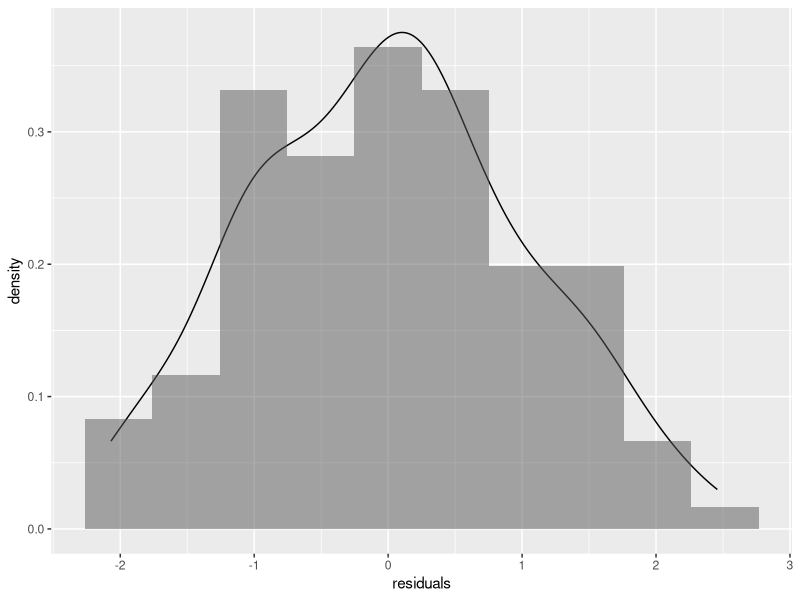
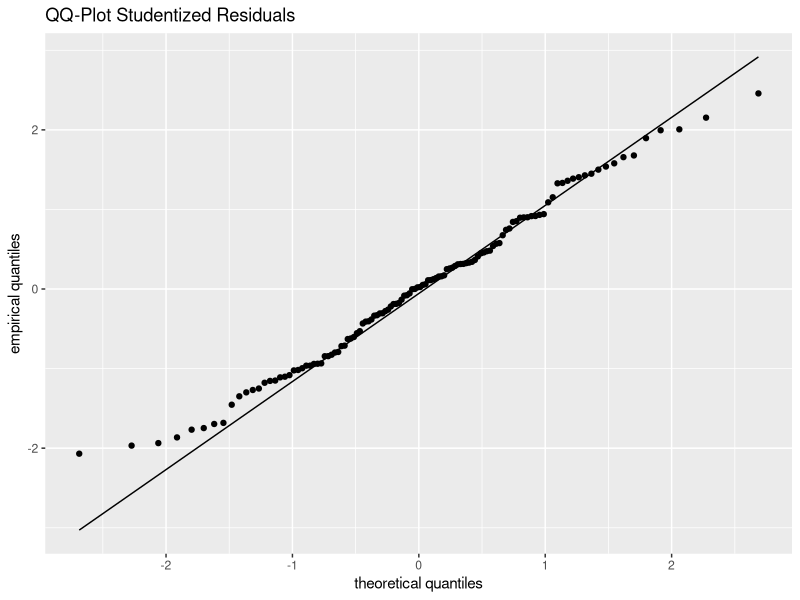
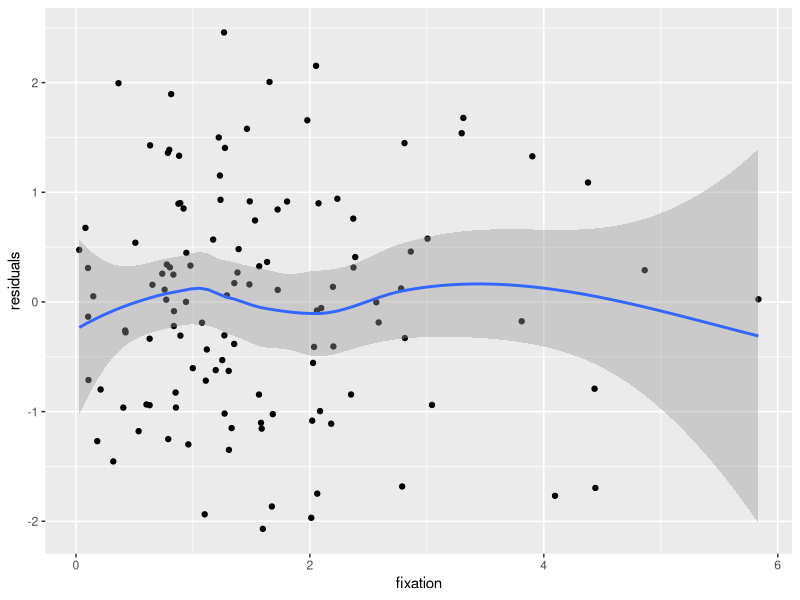
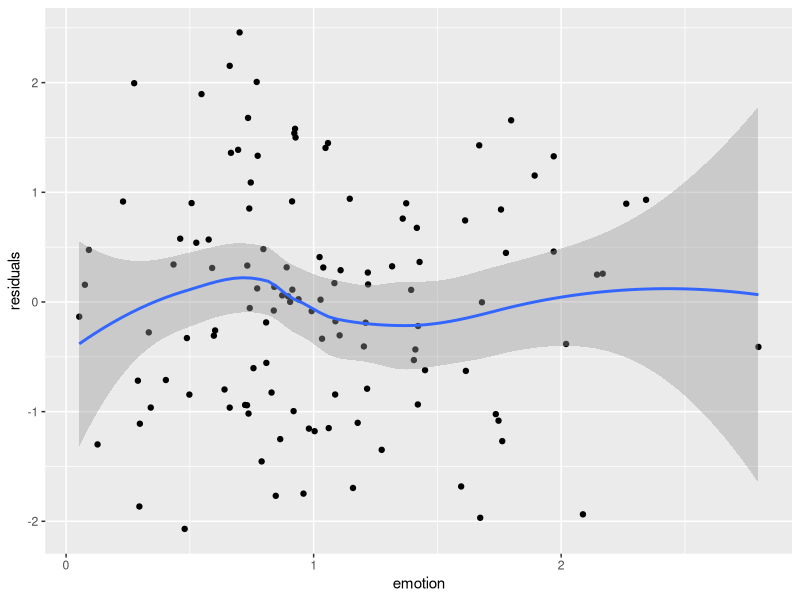
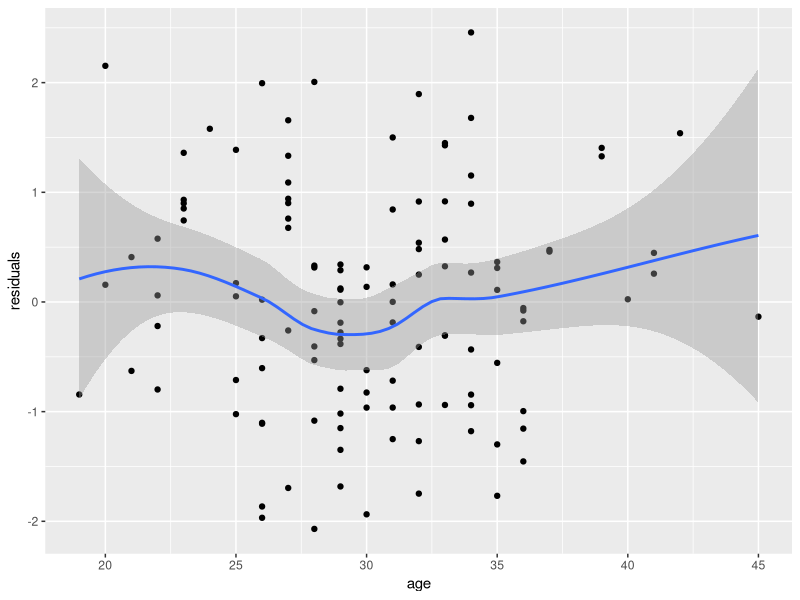
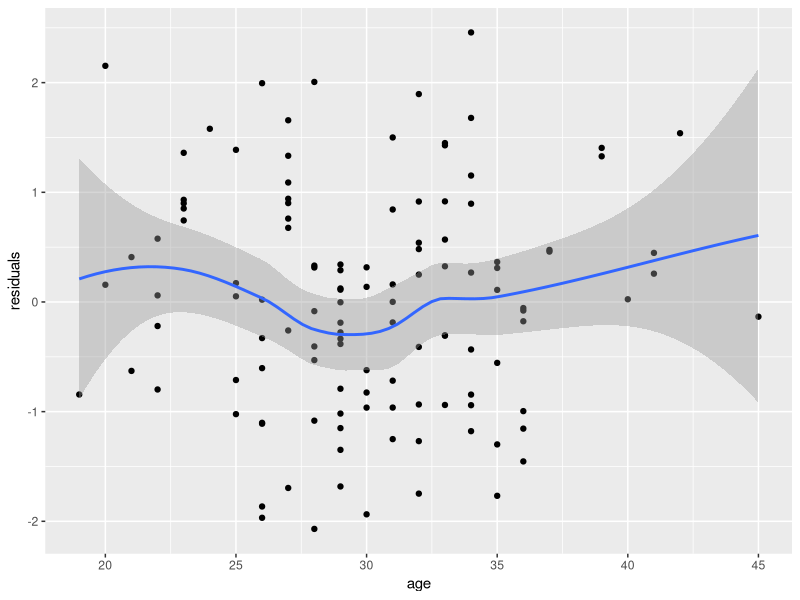
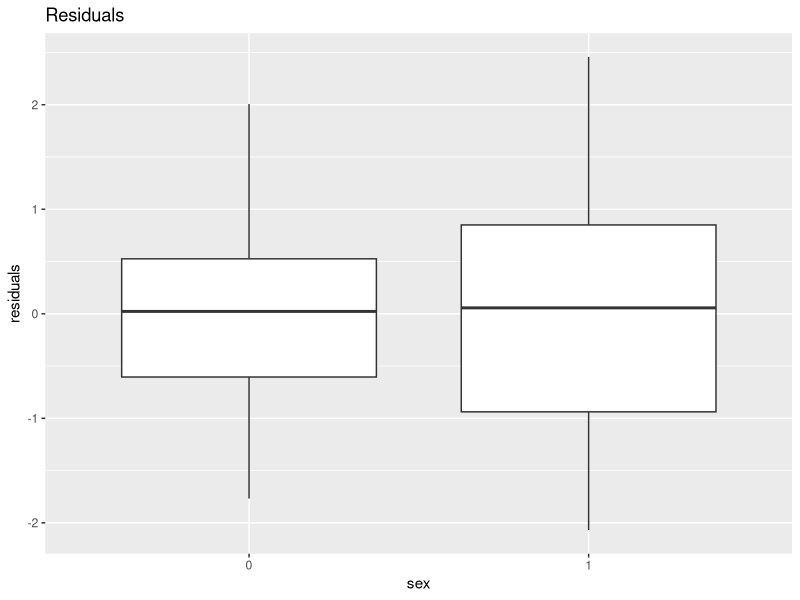
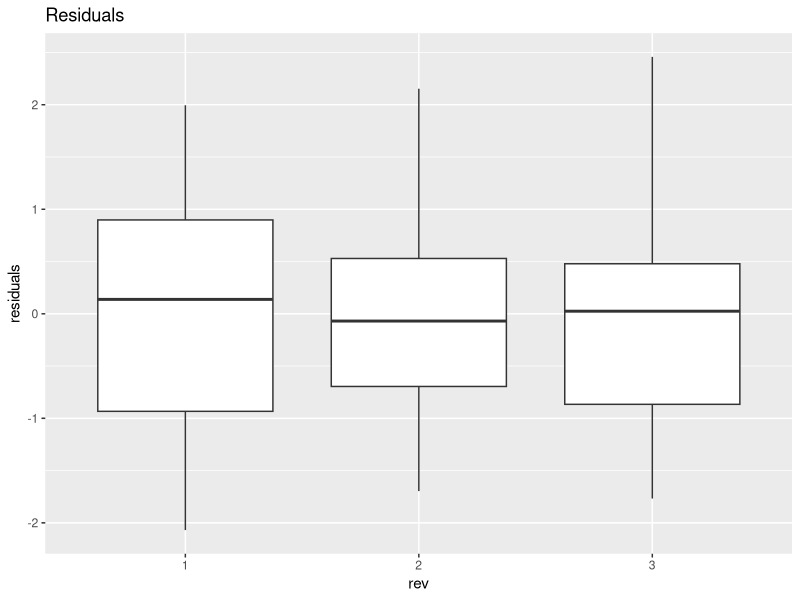

The R script that drew these images, in order:

# Practice of the second part of Linear Regression


### 0 - Data

intention <- read.csv("ch2_part2_A_code/intention.csv")
head(intention)



### 1 - Model
mod <- lm(intent~fix+emo+age+sex+stat, data = intention)
summary(mod)



### 2 - Categorical Values

# Creating indicator variables
intention$educ1 <-  as.numeric(intention$educ == 1)
intention$educ2 <-  as.numeric(intention$educ == 2)
intention$educ3 <-  as.numeric(intention$educ == 3)
head(intention)

# verification
attach(intention)

table(educ, educ1)
table(educ, educ2)
table(educ, educ3)

summary(educ1 +educ2 + educ3)

mod2.1 <- lm(intent ~ educ1 + educ2, data = intention)
summary(mod2.1)

mod2.2 <- lm(intent ~ educ1 + educ3, data = intention)
summary(mod2.2)

mod2.3 <- lm(intent ~ educ2 + educ3, data = intention)
summary(mod2.3)

# no need to use all educ varibles
mod2.4 <- lm(intent ~ educ1 + educ2 + educ3, data = intention)
summary(mod2.4)

# as.factor
mod2.5 <- lm(intent ~ as.factor(educ), data = intention)
summary(mod2.5)

# Change the reference level
intention$educ <- relevel(as.factor(intention$educ), ref=2)
mod2.6 <- lm(intent ~ educ, data = intention)
summary(mod2.6)

# all comparisons
install.packages("emmenas")
library(emmeans)

comp <- emmeans(mod2.6, ~educ)
comp

contrast(comp, method="pairwise", adjuste="none")



### 3 - Test global effects
mod <- lm(intent ~ sex + age + as.factor(rev) + as.factor(educ) + stat + fix + emo, data=intention)
summary(mod)

# Sequention SS
anova(mod)


# SSR (here, i.e. SSE(reduced) - SSE(full) where reduced model is an intercept only model )
sum(anova(mod)[1:7,2])


# p
sum(anova(mod)[1:7,1])


# SSE(full)
anova(mod)[8,2]


# n-p-1
anova(mod)[8,1]

# p-value
pf(9.988936,9,110,lower.tail=FALSE)


# model without X1,...,Xp
null<-lm(intent~1,data=intention)
summary(null)


# SST
anova(null)


## global f-test
anova(mod,null)


# Test F:
# individual variable effects
library(car)

Anova(mod)
?Anova

# another way to proceed for categorical variables to compare the model with and without education
mod.no.edu<-lm(intent~fix+emo+sex+age+as.factor(rev)+stat,data=intention)
anova(mod,mod.no.edu)




### 4 - Prediction

datapred <- intention[1:10,]
datapred

pred <- predict.lm(mod, newdata=datapred)
cbind(datapred, pred)



### 5 - Analysis of Residuals

resid <- rstudent(mod)
fitted <- mod$fitted.values
res.dat <- cbind(intention, fitted, resid)
head(res.dat)

# Histogram
library(ggplot2)
ggplot(data=res.dat, mapping=aes(x=resid)) + 
  geom_density() + 
  geom_histogram(aes(y= ..density..), bins=10, alpha=0.5) +
  xlab("residuals")


# qqplot
ggplot(data = res.dat, mapping = aes(sample = resid)) +
  stat_qq(distribution = qt, dparams = mod$df.residua) +
  stat_qq_line(distribution = qt, dparams = mod$df.residual) +
  labs(x = "theoretical quantiles",
       y = "empirical quantiles") +
  ggtitle("QQ-Plot Studentized Residuals")


# resid vs. fix + smooth
ggplot(data = res.dat, aes(x = fix, y = resid)) +
  geom_point() +
  geom_smooth() +
  theme(legend.position = "bottom") +
  ylab("residuals") +
  xlab("fixation")


# resid vs. emo + smooth
ggplot(data = res.dat, aes(x = emo, y = resid)) +
  geom_point() +
  geom_smooth() +
  theme(legend.position = "bottom") +
  ylab("residuals") +
  xlab("emotion")


# resid vs. age + smooth
ggplot(data = res.dat,
       aes(x = age, y = resid)) +
  geom_point() +
  geom_smooth() +
  theme(legend.position = "bottom") +
  ylab("residuals") +
  xlab("age")


# resid vs. age + smooth
ggplot(data = res.dat, aes(x = age, y = resid)) +
  geom_point() +
  geom_smooth() +
  theme(legend.position = "bottom") +
  ylab("residuals") +
  xlab("age")

# resid vs. sex
ggplot(res.dat, aes(x=as.factor(sex), y=resid)) +
  geom_boxplot() +
  labs(title="Residuals",x="sex", y = "residuals")

tapply(res.dat$resid,as.factor(res.dat$sex),function(x) c(mean(x),var(x)) )

# resid vs. rev
ggplot(res.dat, aes(x=as.factor(rev), y=resid)) +
  geom_boxplot() +
  labs(title="Residuals",x="rev", y = "residuals")

tapply(res.dat$resid,as.factor(res.dat$rev),function(x) c(mean(x),var(x)) )

# resid vs. educ
ggplot(res.dat, aes(x=as.factor(educ), y=resid)) +
  geom_boxplot() +
  labs(title="Residuals",x="educ", y = "residuals")

tapply(res.dat$resid,as.factor(res.dat$educ),function(x) c(mean(x),var(x)) )

# resid vs. stat
ggplot(res.dat, aes(x=as.factor(stat), y=resid)) +
  geom_boxplot() +
  labs(title="Residuals",x="stat", y = "residuals")

tapply(res.dat$resid,as.factor(res.dat$stat),function(x) c(mean(x),var(x)) )

# resid vs. fitted + smooth
ggplot(data = res.dat, aes(x = fitted, y = resid)) +
  geom_point() +
  geom_smooth() +
  theme(legend.position = "bottom") +
  ylab("residuals") +
  xlab("fitted values")




### 6 - R²

mod<-lm(intent~sex+age+as.factor(rev)+as.factor(educ)+stat+fix+emo,data=intention)
summary(mod)

null<-lm(intent~1,data=intention)
summary(null)

# by hand 
# break-down:
anova(mod) # (sequential SS)

# SSR
SSR<-sum(anova(mod)[1:7,2])
SSR


# SSE
SSE<-anova(mod)[8,2]
SSE

# SST
anova(null)
SST<-anova(null)[,2]
SST

# R2
SSR/SST


# sigma-hat
np1<-anova(mod)[8,1]
sqrt(SSE/np1)

summary(mod)


### 7 - Non-linear effects 
reglin2 <- read.csv("ch2_part2_A_code/reglin2.csv")
head(reglin2)

# quadratic term for X
nlmod1<-lm(y ~ x+I(x^2),data=reglin2)
summary(nlmod1)


# plot
ggplot(reglin2, aes(x=x, y=y)) +
  geom_point() +
  stat_smooth(aes(y = y),method = "lm", formula = y ~ x + I(x^2), size = 1)


# alternative
reglin2$x2<-reglin2$x^2
head(reglin2)

nlmod2<-lm(y~x+x2,data=reglin2)
summary(nlmod2)

# cubic
nlmod3<-lm(y~x+I(x^2)+I(x^3),data=reglin2)
summary(nlmod3)

 

### 8 - Interactions

reglin3 <- read.csv("ch2_part2_A_code/reglin3.csv")
head(reglin3)

# model without sex effect
mod.int <- lm(intent ~ fix, data=reglin3)
summary(mod.int)

# visualization
ggplot(data = reglin3, aes(x = fix, y = intent)) +
  geom_point(aes(col = as.factor(sex))) +
  geom_smooth(method="lm", se=FALSE, formula="y ~ x", col="black", fullrange=TRUE)

# model without interaction
mod.int1<-lm(intent~as.factor(sex)+fix,data=reglin3)
summary(mod.int1)

# fitted values
pred.int1<-mod.int1$fitted.values

# visualization
ggplot(reglin3, aes(x=fix, y=intent,col=as.factor(sex)))+
  geom_point() +
  geom_line(aes(y = pred.int1), size = 1)

# model with interactions
mod.int2 <- lm(intent ~ as.factor(sex) * fix, data=reglin3) 
summary(mod.int2)


# fitted value
pred.int2<-mod.int2$fitted.values

# visualization
ggplot(reglin3, aes(x=fix, y=intent,col=as.factor(sex)))+
  geom_point() +
  geom_line(aes(y = pred.int2), size = 1)

# alternative
ggplot(data = reglin3, aes(x = fix, y = intent, col = as.factor(sex))) +
  geom_point() +
  geom_smooth(method="lm", se=FALSE, formula="y ~ x", show.legend=FALSE, fullrange=TRUE)



# model with interactions + other variables
reglin6<-read.csv("ch2_part2_A_code//reglin6.csv")
head(reglin6)

mod.int3<-lm(intent~as.factor(sex)*fix+emo+age+as.factor(rev)+as.factor(educ)+stat,data=reglin6)
summary(mod.int3)
  





### 9 - Multicollinearity

# illustration
ex<-read.table("ch2_part2_A_code//colinear.txt",header = TRUE)
head(ex)

attach(ex)

summary(age-age2)

cor(age, age3)

cor(age, age4)

library(Hmisc)

rcorr(cbind(age, age2, age3, age4))

# age2
summary(lm(height~age,data=ex))

summary(lm(height~age+age2,data=ex))


# age3
summary(lm(height~age,data=ex))

summary(lm(height~age3,data=ex))

summary(lm(height~age+age3,data=ex))

# age4
summary(lm(height~age,data=ex))

summary(lm(height~age4,data=ex))

summary(lm(height~age+age4,data=ex))



reglin8<-read.csv("ch2_part2_A_code//reglin8.csv")
head(reglin8)

library("Hmisc")
rcorr(as.matrix(reglin8))


# VIF
library(car)
mod.col1<-lm(Y~.,data=reglin8)
summary(mod.col1)

vif(mod.col1)

# one way to incoporate the collinear variables:
# Combination of the three variables X1, X2, X3
# and create a new variable that is their average

attach(reglin8)
temp<-reglin8
temp$avg123<-(X1+X2+X3)/3
head(temp)

mod.col2<-lm(Y~avg123+X4+X5,data=temp)
summary(mod.col2)

vif(mod.col2)
